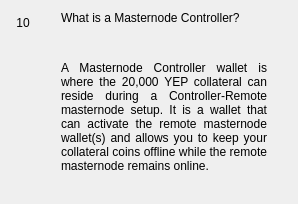
                  <widget class="QWidget" name="widgetFaq10" native="true">
                   <layout class="QHBoxLayout" name="horizontalpage_10" stretch="0,1">
                    <item alignment="Qt::AlignTop">
                     <widget class="QLabel" name="labelNumber10">
                      <property name="minimumSize">
                       <size>
                        <width>24</width>
                        <height>24</height>
                       </size>
                      </property>
                      <property name="maximumSize">
                       <size>
                        <width>16777215</width>
                        <height>24</height>
                       </size>
                      </property>
                      <property name="text">
                       <string>10</string>
                      </property>
                      <property name="alignment">
                       <set>Qt::AlignCenter</set>
                      </property>
                     </widget>
                    </item>
                    <item>
                     <layout class="QVBoxLayout" name="verticalLayoutpage_10">
                      <property name="leftMargin">
                       <number>20</number>
                      </property>
                      <property name="rightMargin">
                       <number>20</number>
                      </property>
                      <item>
                       <widget class="QLabel" name="labelSubtitle10">
                        <property name="text">
                         <string>What is a Masternode Controller?</string>
                        </property>
                        <property name="wordWrap">
                         <bool>true</bool>
                        </property>
                       </widget>
                      </item>
                      <item>
                       <spacer name="verticalSpacer_100">
                        <property name="orientation">
                         <enum>Qt::Vertical</enum>
                        </property>
                        <property name="sizeType">
                         <enum>QSizePolicy::Fixed</enum>
                        </property>
                        <property name="sizeHint" stdset="0">
                         <size>
                          <width>20</width>
                          <height>30</height>
                         </size>
                        </property>
                       </spacer>
                      </item>
                      <item>
                       <widget class="QLabel" name="labelContent10">
                        <property name="text">
                         <string>&lt;html&gt;&lt;head/&gt;&lt;body&gt;&lt;p align=&quot;justify&quot;&gt;A Masternode Controller wallet is where the 20,000 YEP collateral can reside during a Controller-Remote masternode setup. It is a wallet that can activate the remote masternode wallet(s) and allows you to keep your collateral coins offline while the remote masternode remains online. &lt;/p&gt;&lt;/body&gt;&lt;/html&gt;</string>
                        </property>
                        <property name="alignment">
                         <set>Qt::AlignLeading|Qt::AlignLeft|Qt::AlignTop</set>
                        </property>
                        <property name="wordWrap">
                         <bool>true</bool>
                        </property>
                       </widget>
                      </item>
                      <item>
                       <spacer name="verticalSpacer_92">
                        <property name="orientation">
                         <enum>Qt::Vertical</enum>
                        </property>
                        <property name="sizeHint" stdset="0">
                         <size>
                          <width>20</width>
                          <height>20</height>
                         </size>
                        </property>
                       </spacer>
                      </item>
                     </layout>
                    </item>
                   </layout>
                  </widget>
